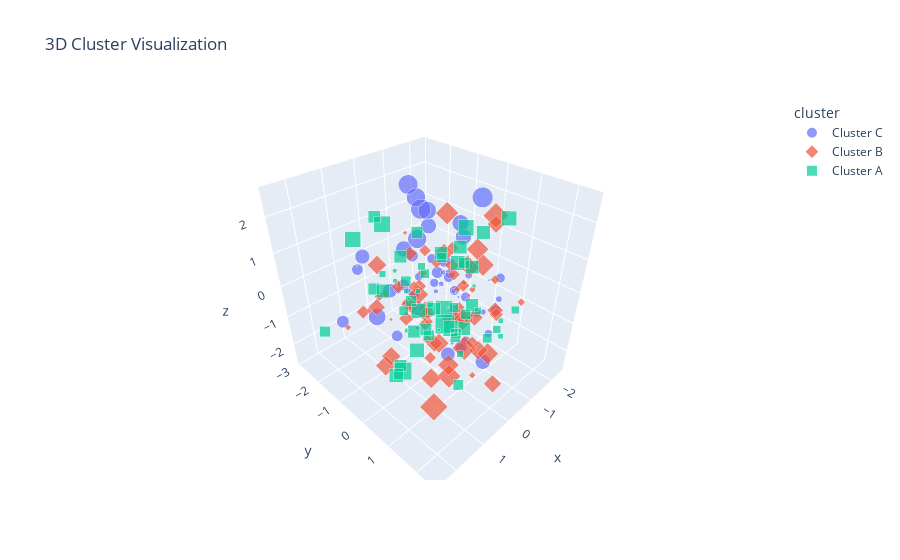

Notebook cell for this chart:
### Markdown cell above
2: Interactive 3D Scatter Plot

### Code cell
# Generate clustered data
df3d = pd.DataFrame({
    "x": np.random.randn(200),
    "y": np.random.randn(200),
    "z": np.random.randn(200),
    "cluster": np.random.choice(["Cluster A", "Cluster B", "Cluster C"], 200)
})

# 3D scatter plot
fig = px.scatter_3d(df3d, x="x", y="y", z="z", color="cluster",
                    size=np.abs(df3d["z"])*10, opacity=0.7, symbol="cluster",
                    title="3D Cluster Visualization")
fig.show()
